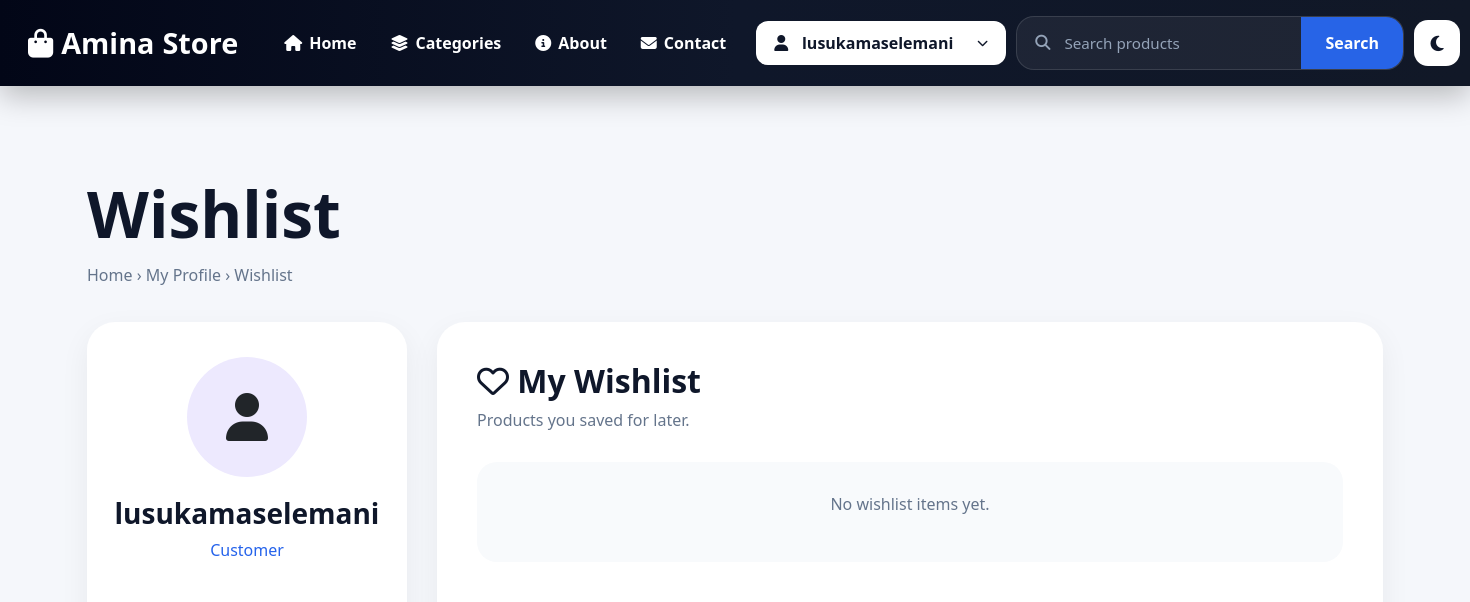
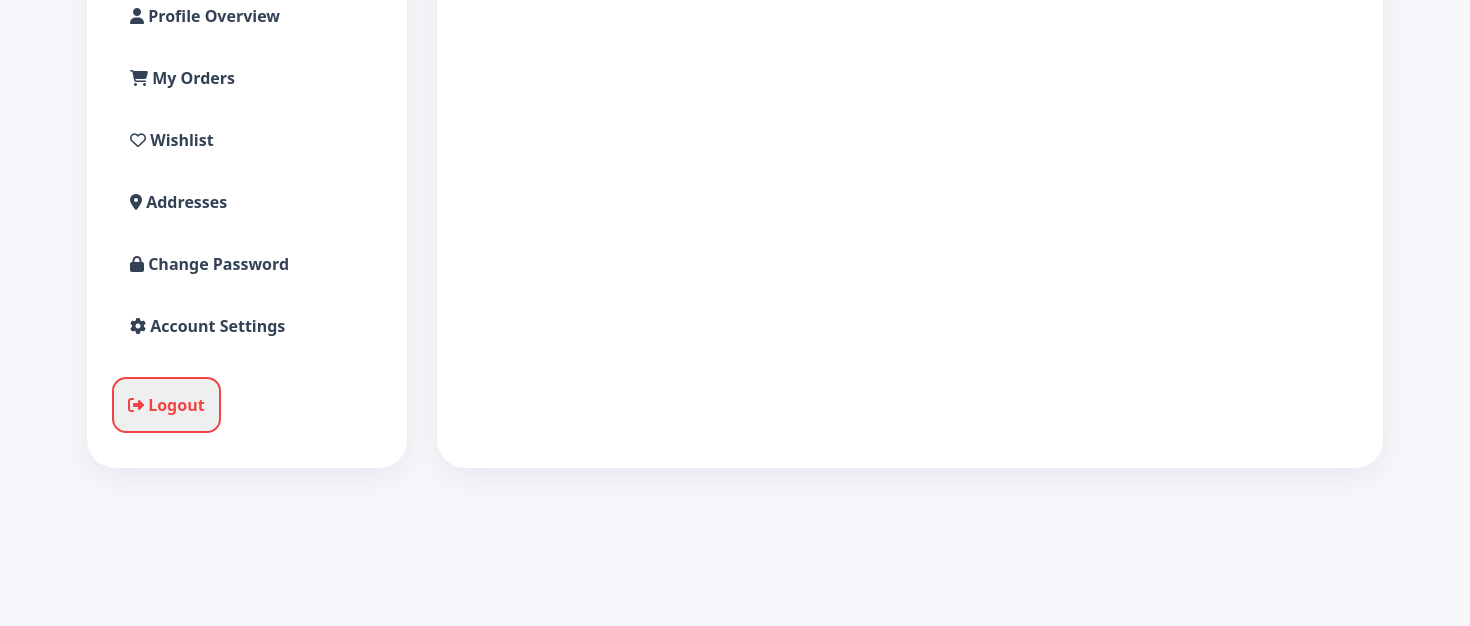
The page /wishlist/ (signed in, upper part) on the database as committed earlier (2 pictures, top to bottom).
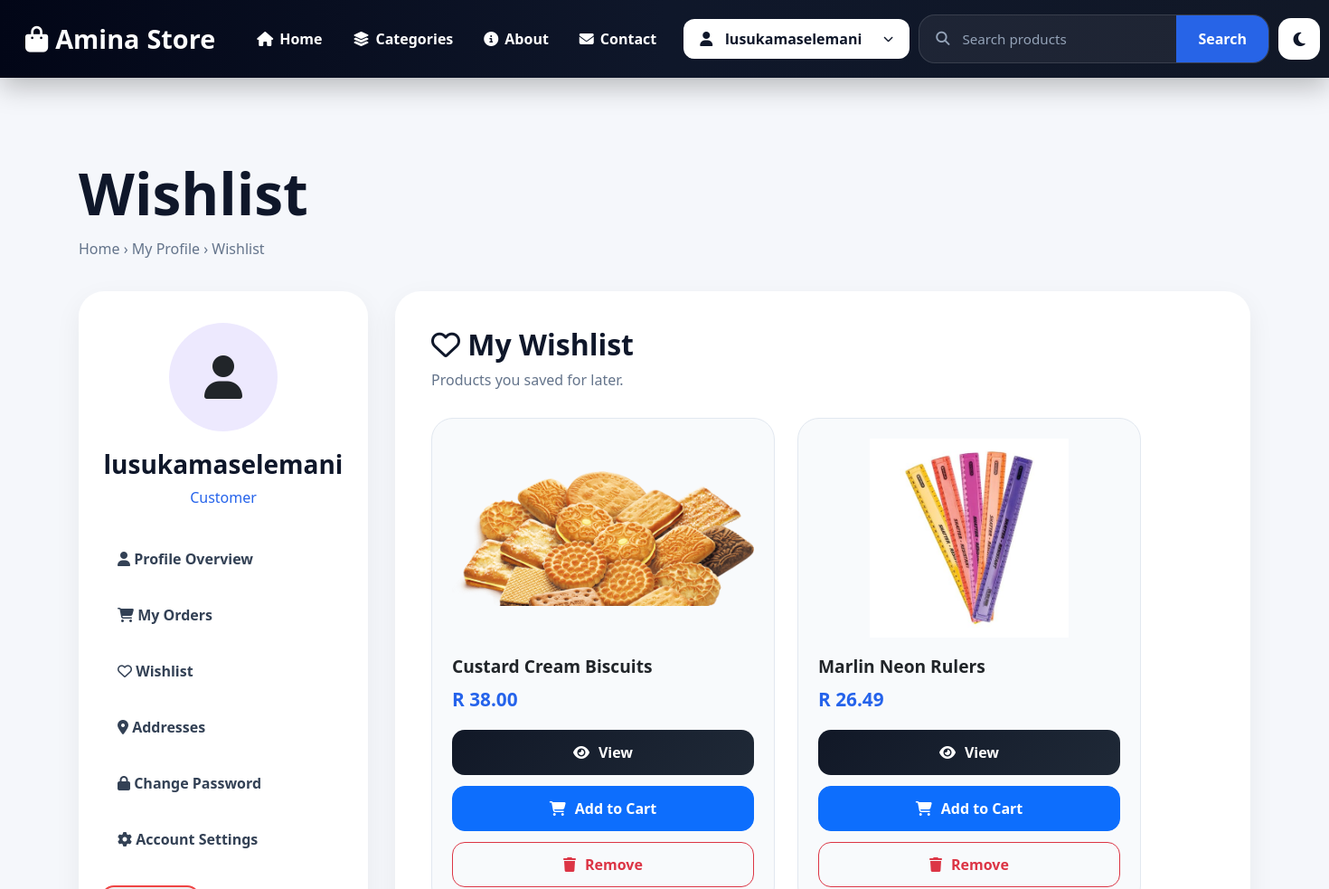
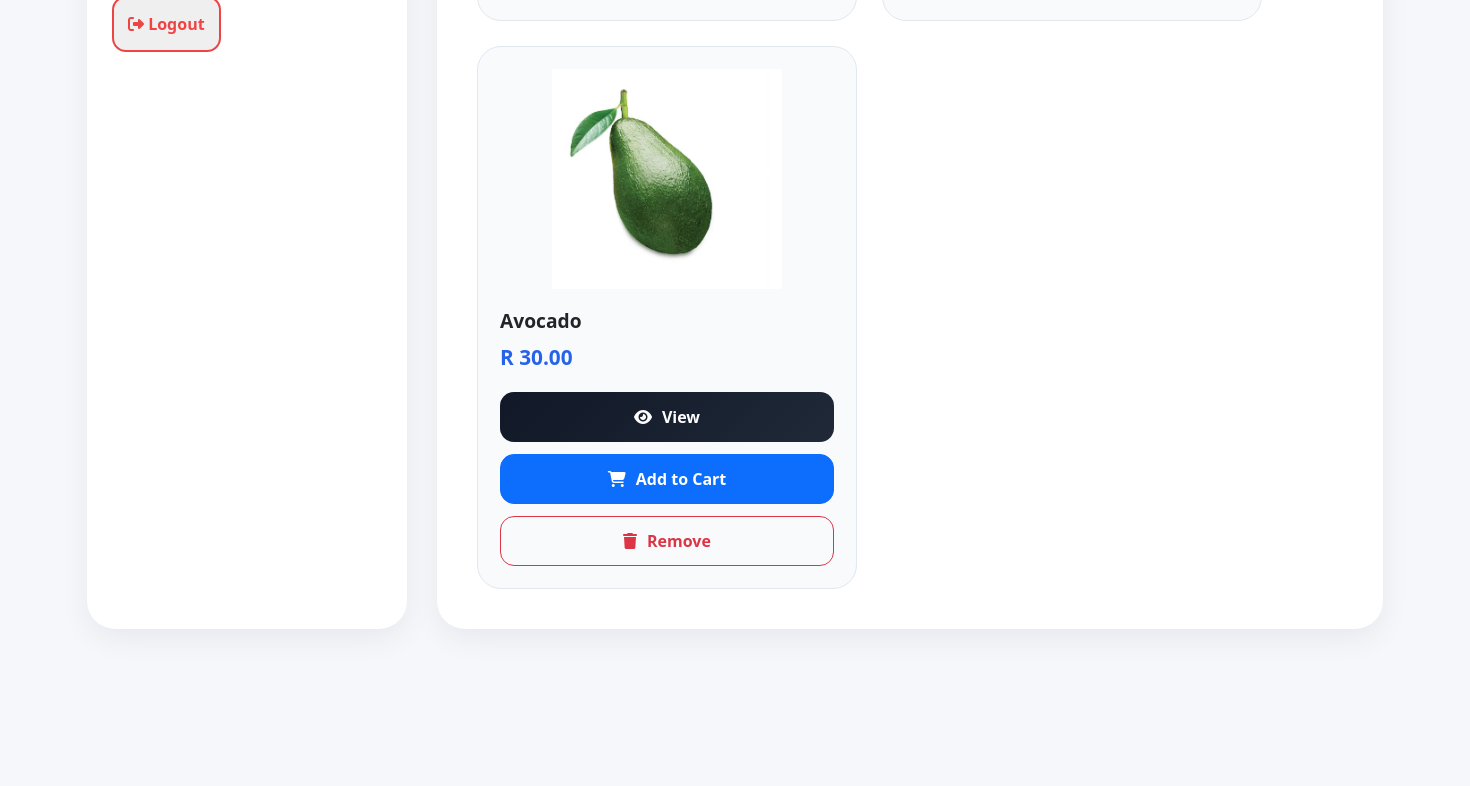
The same page on the database as committed later (2 pictures, top to bottom).
### products/models.py (models this page shows, shortened)
class Wishlist(models.Model):
    user = models.ForeignKey(
        User,
        on_delete=models.CASCADE
    )
    product = models.ForeignKey(
        Product,
        on_delete=models.CASCADE
    )
    created_at = models.DateTimeField(auto_now_add=True)
    class Meta:
        unique_together = ('user', 'product')

class Product(models.Model):
    name = models.CharField(max_length=200)
    description = models.TextField()
    category = models.CharField(max_length=100)
    image = models.ImageField(upload_to='products/')
    price = models.DecimalField(max_digits=10, decimal_places=2)
    stock = models.IntegerField()
    created_at = models.DateTimeField(auto_now_add=True)

### products/views.py (the view)
# urls.py: path('wishlist/', views.wishlist, name='wishlist'),
@login_required(login_url='login')
def wishlist(request):
    wishlist_items = Wishlist.objects.filter(
        user=request.user
    ).select_related('product')
    return render(request, 'products/wishlist.html', {
        'wishlist_items': wishlist_items
    })

### products/templates/products/wishlist.html
{% extends 'base.html' %}
{% block content %}
<div class="profile-page">
    <h1 class="profile-title">Wishlist</h1>
    <p class="breadcrumb-text">Home › My Profile › Wishlist</p>
    <div class="profile-layout">
        {% include 'products/profile_sidebar.html' %}
        <section class="profile-main-card">
            <h2>
                <i class="fa-regular fa-heart"></i>
                My Wishlist
            </h2>
            <p class="section-subtitle">
                Products you saved for later.
            </p>
            {% if wishlist_items %}
                <div class="wishlist-grid">
                    {% for item in wishlist_items %}
                    <div class="wishlist-card">
                        <img src="{{ item.product.image.url }}"
                            alt="{{ item.product.name }}">
                        <h3>{{ item.product.name }}</h3>
                        <p class="wishlist-price">
                            R {{ item.product.price }}
                        </p>
                        <div class="wishlist-actions">
                            <a href="{% url 'product_detail' item.product.id %}"
                            class="btn btn-dark">
                                <i class="fa-solid fa-eye"></i>
                                View
                            </a>
                            <a href="{% url 'add_to_cart' item.product.id %}"
                            class="btn btn-primary">
                                <i class="fa-solid fa-cart-shopping"></i>
                                Add to Cart
                            </a>
                            <a href="{% url 'remove_from_wishlist' item.id %}"
                            class="btn btn-outline-danger">
                                <i class="fa-solid fa-trash"></i>
                                Remove
                            </a>
                        </div>
                    </div>
                    {% endfor %}
                </div>
            {% else %}
                <div class="empty-review">
                    <p>No wishlist items yet.</p>
                </div>
            {% endif %}
        </section>
    </div>
</div>
{% endblock %}

Rows that differ between the two databases and show on the page:
added Wishlist: product.image (picture), product.name "Custard Cream Biscuits", product.price "38.00"
added Wishlist: product.image (picture), product.name "Marlin Neon Rulers", product.price "26.49"
added Wishlist: product.image (picture), product.name "Avocado", product.price "30.00"
Other text that changed with them:
text no longer shown: "No wishlist items yet."
